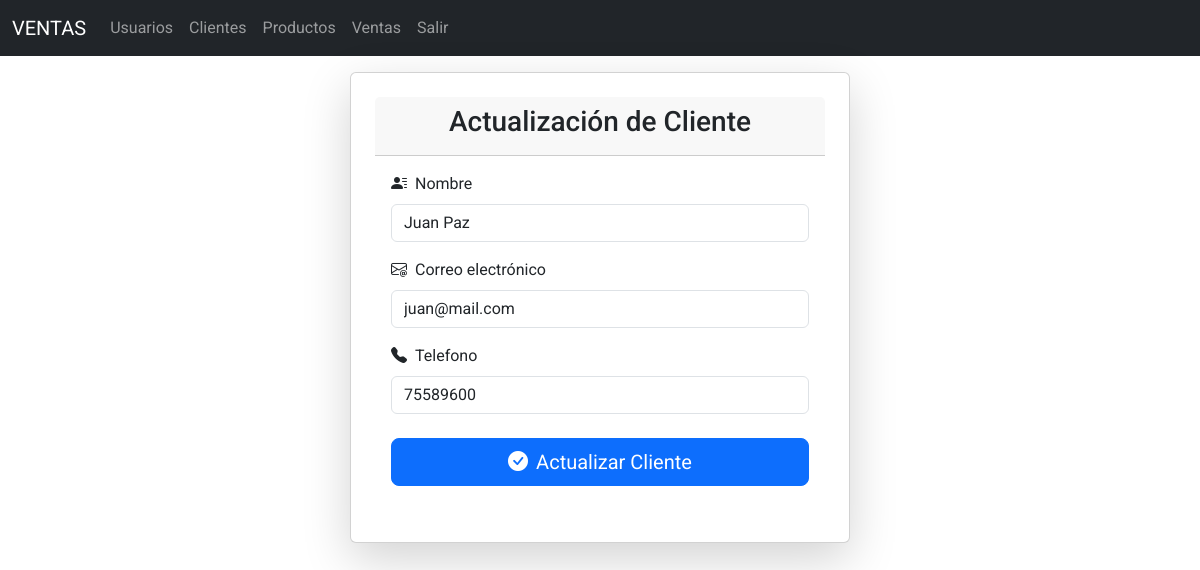
/clientes/edit/1, run on the app's committed database.
### models/cliente_model.py (models this page shows, shortened)
class Cliente(db.Model):
    __tablename__ = 'clientes'
    id = db.Column(db.Integer, primary_key=True)
    nombre = db.Column(db.String(80), nullable=False)
    email = db.Column(db.String(100), nullable=False)
    telefono = db.Column(db.String(20), nullable=True)
    ventas = db.relationship('Venta',back_populates='cliente')
    @staticmethod
    def get_by_id(id):
        return Cliente.query.get(id)

### controllers/cliente_controller.py (the view)
@cliente_bp.route('/edit/<int:id>', methods=['GET', 'POST'])
def edit(id):
    cliente = Cliente.get_by_id(id)
    if request.method == 'POST':
        nombre = request.form['nombre']
        email = request.form['email']
        telefono = request.form['telefono']
        cliente.update(nombre=nombre, email=email, telefono=telefono)
        return redirect(url_for('cliente.index'))
    return cliente_view.edit(cliente)

### run.py (called while the page is built)
@app.context_processor
def inject_active_path():
    def is_active(path):
        return 'active' if request.path == path else ''
    return (dict(is_active = is_active))

### views/cliente_view.py (called while the page is built)
def edit(cliente):
    return render_template('clientes/edit.html', cliente=cliente)

### templates/clientes/edit.html (shortened to what this page needs)
{% extends('base.html') %}
{% block content %}
<div class="container d-flex justify-content-center mt-3 mb-5">
    <div class="card shadow-lg p-4" style="width: 100%; max-width: 500px;">
        <div class="card-header text-center">
            <h3 class="text-dark">
                Actualización de Cliente
            </h3>
        </div>
        <div class="card-body">
            <form action="{{ url_for('cliente.edit',id=cliente.id) }}" method="POST">
                <div class="mb-3">
                    <label for="nombre" class="form-label"><i class="bi bi-person-lines-fill me-2"></i>Nombre</label>
                    <input type="text" class="form-control" name="nombre" value="{{cliente.nombre}}" required>
                </div>
                <div class="mb-3">
                    <label for="username" class="form-label"><i class="bi bi-envelope-at me-2"></i>Correo electrónico</label>
                    <input type="text" class="form-control" name="email" value="{{cliente.email}}" required>
                </div>
                <div class="mb-3">
                    <label for="password" class="form-label"><i class="bi bi-telephone-fill me-2" ></i>Telefono</label>
                    <input type="number" class="form-control" name="telefono" value="{{cliente.telefono}}" required>
                </div>
                <div class="text-center mt-4 mb-3">
                    <button type="submit" class="btn btn-primary btn-lg w-100">
                        <i class="bi bi-check-circle-fill me-2"></i>Actualizar Cliente
                    </button>
                </div>
            </form>
        </div>
    </div>
</div>
{% endblock %}

### templates/base.html (style rules this page uses)
body { font-family: 'Roboto', sans-serif; }

### data on the page
Cliente: nombre "Juan Paz", email "juan@mail.com", telefono "75589600"
